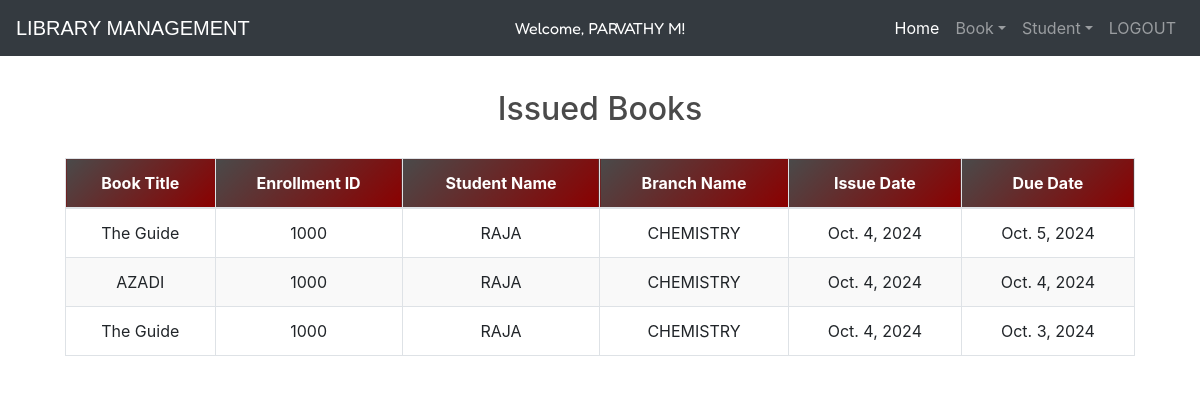
/view-issues/ (signed in), run on the app's committed database.
### app/models.py (models this page shows, shortened)
class customuser(AbstractUser):
    phone = models.CharField(max_length=15, blank=True, null=True)
    is_admin = models.BooleanField(default=False)
    is_user = models.BooleanField(default=False)
    branch = models.CharField(max_length=100, blank=True)  # Make sure this field exists
    enrollment = models.CharField(max_length=15, blank=True, null=True)

class BookIssue(models.Model):
    student = models.ForeignKey(customuser, on_delete=models.CASCADE, limit_choices_to={'is_user': True})
    book = models.ForeignKey(Book, on_delete=models.CASCADE)
    issue_date = models.DateField(default=timezone.now)
    due_date = models.DateField(null=True, blank=True)
    return_date = models.DateField(null=True, blank=True)
    is_returned = models.BooleanField(default=False)  #
    is_active = models.BooleanField(default=True)
    order = models.ForeignKey(Order, on_delete=models.CASCADE, null=True, blank=True)  # Add this line
    fine = models.DecimalField(max_digits=5, decimal_places=2, default=0.00)  # Add this field
    is_sold = models.BooleanField(default=False)
    fine_paid = models.BooleanField(default=False)  # Add this field

class Book(models.Model):
    catchoice= [
        ('education', 'Education'),
        ('entertainment', 'Entertainment'),
        ('comics', 'Comics'),
        ('biography', 'Biography'),
        ('history', 'History'),
        ('novel', 'Novel'),
        ('fantasy', 'Fantasy'),
        ('thriller', 'Thriller'),
        ('romance', 'Romance'),
        ('scifi','Sci-Fi')
        ]
    name=models.CharField(max_length=30)
    isbn=models.PositiveIntegerField()
    author=models.CharField(max_length=40)
    price = models.DecimalField(max_digits=10, decimal_places=2)
    category=models.CharField(max_length=30,choices=catchoice,default='education')
    cover = models.ImageField(upload_to='app/cover', null=True, blank=True)
    issue_date = models.DateField(default=timezone.now)
    due_date = models.DateField(null=True, blank=True)
    is_active = models.BooleanField(default=True)
    is_sold = models.BooleanField(default=False)  # Add this field
    sold_to = models.ForeignKey(customuser, on_delete=models.SET_NULL, null=True, blank=True, related_name='purchased_books')
    is_issued= models.BooleanField(default=False)  # Add this field

### app/views.py (the view)
# urls.py: path('view-issues/', views.view_issued_books, name='view_issued_books'),
@login_required(login_url='adminlogin')
@user_passes_test(is_admin_user)
def view_issued_books(request):
    issued_books = BookIssue.objects.filter(book__is_active=True, book__is_sold=False).order_by('-issue_date')
    return render(request, 'view_issued_books.html', {'issued_books': issued_books})

### app/views.py (called while the page is built)
def is_admin_user(user):
    return user.is_authenticated and user.is_admin

### templates/view_issued_books.html (shortened to what this page needs)
<!DOCTYPE html>
<html lang="en" dir="ltr">
<head>
    <link rel="stylesheet" href="https://stackpath.bootstrapcdn.com/bootstrap/4.3.1/css/bootstrap.min.css">
</head>
<body>
    {% include "base2.html" %}
    <div class="container">
        <div class="table-container">
            <h2>Issued Books</h2>
            <table class="table table-bordered">
                <thead>
                    <tr>
                        <th>Book Title</th>
                        <th>Enrollment ID</th>
                        <th>Student Name</th>
                        <th>Branch Name</th>
                        <th>Issue Date</th>
                        <th>Due Date</th>
                    </tr>
                </thead>
                <tbody>
                    {% for issue in issued_books %}
                    <tr>
                        <td>{{ issue.book.name }}</td>
                        <td>{{ issue.student.enrollment }}</td>
                        <td>{{ issue.student.first_name }}</td>
                        <td>{{ issue.student.branch }}</td>
                        <td>{{ issue.issue_date }}</td>
                        <td>{{ issue.due_date }}</td>
                    </tr>
                    {% empty %}
                    <tr>
                        <td colspan="6" class="text-center empty-message">No issued books found.</td>
                    </tr>
                    {% endfor %}
                </tbody>
            </table>
        </div>
    </div>
</body>
</html>

### templates/base2.html (shortened to what this page needs)
<!DOCTYPE html>
{% load static %}
<html lang="en">
<head>
    <link rel="stylesheet" href="https://stackpath.bootstrapcdn.com/bootstrap/4.3.1/css/bootstrap.min.css">
    <link rel="stylesheet" href="https://maxcdn.bootstrapcdn.com/font-awesome/4.7.0/css/font-awesome.min.css">
</head>
<body>
<div class="bs-example">
    <nav class="navbar navbar-expand-md bg-dark navbar-dark fixed-top">
        <a href="/" class="navbar-brand">LIBRARY MANAGEMENT</a>
        <div class="collapse navbar-collapse">
            <div style="color: white;position: absolute; left: 50%;transform: translateX(-50%); font-family: Fredoka, sans-serif;  font-optical-sizing: auto  ; font-style: normal;">
                {% if user.is_authenticated %}
                    Welcome, {{ user.first_name }}!
                {% endif %}
            </div>
            <div class="navbar-nav ml-auto">
                <a href="{% url 'admindashboard' %}" class="nav-item nav-link active">Home</a>
                <div class="nav-item dropdown">
                    <a href="#" class="nav-link dropdown-toggle" data-toggle="dropdown">Book</a>
                </div>
                <div class="nav-item dropdown">
                    <a href="#" class="nav-link dropdown-toggle" data-toggle="dropdown">Student</a>
                </div>
                <a href="{% url 'logout' %}" class="nav-item nav-link">LOGOUT</a>
            </div>
        </div>
    </nav>
</div>
</body>
</html>

### templates/view_issued_books.html (style rules this page uses)
body { font-family: 'Arial', sans-serif; background-color: #f0f2f5; color: #333; margin-top: 20px; }
.container { margin-top: 50px; }
.table-container { height: auto; margin-top: 30px; overflow-x: auto; border-radius: 15px; background: #ffffff; padding: 20px; }
.table-container h2 { margin-top: 20px; margin-bottom: 30px; text-align: center; color: #4a4a4a; }
table { margin-top: 30px; width: 100%; border-collapse: separate; border-spacing: 0; }
thead th { background: linear-gradient(135deg, #4a4a4a, #8b0000); color: #ffffff; font-weight: bold; text-align: center; padding: 12px; border-bottom: 2px solid #8b0000; }
tbody td { text-align: center; padding: 12px; vertical-align: middle; border-bottom: 1px solid #dddddd; }
tbody tr:nth-child(even) { background-color: #f9f9f9; }

### templates/base2.html (style rules this page uses)
.bs-example { margin: 0px; }
.navbar-brand { font-size: 20px; font-family: sans-serif; }

### data on the page
customuser: first_name "PARVATHY M"
BookIssue: book.name "The Guide", student.enrollment "1000", student.first_name "RAJA", student.branch "CHEMISTRY", issue_date "Oct. 4, 2024", due_date "Oct. 5, 2024"
BookIssue: book.name "AZADI", student.enrollment "1000", student.first_name "RAJA", student.branch "CHEMISTRY", issue_date "Oct. 4, 2024", due_date "Oct. 4, 2024"
BookIssue: book.name "The Guide", student.enrollment "1000", student.first_name "RAJA", student.branch "CHEMISTRY", issue_date "Oct. 4, 2024", due_date "Oct. 3, 2024"
